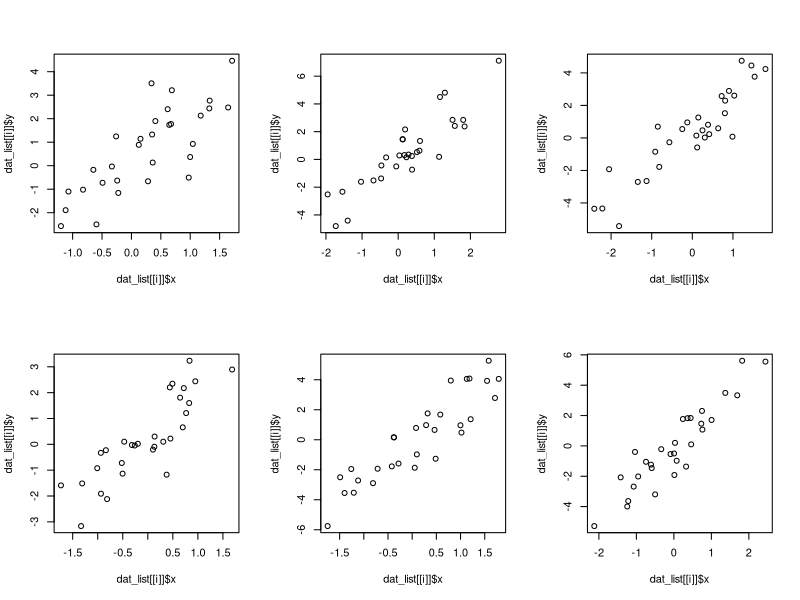

Here is the R script that generated this plot:
############################################
#
#  An example of scaling up
#  The sample is simulated data - we begin by simulating the x
#  coordinate from a standard normal distribution (mean zero 
#  and variance 1), and then simulating the y which is a 
#  a linear function of x with slope of 2 plus some more random
#  error.     y = 2*x + error 
#
#  Plot each dataset and calculate the correlation between x and y
#
############################################

## Step 2  Scaling up with a for loop - 6 datasets

dat_list <- list()    ## create an empty list to hold datasets
for(i in 1:6) {       ## for loop creates 6 dataframes, 30 samples each
	x <- rnorm( 30 )
	y <- 2*x + rnorm(30)
	dat_list[[i]] <- data.frame(x,y)
}

correlations <- vector()  ## create empty vector to hold corr
par(mfrow=c(2,3))  ## set plot window to make 2 rows, 3 columns
for(i in 1:6) {
	
	plot( dat_list[[i]]$x, dat_list[[i]]$y )   # plot x,y 
	correlations[i] <- cor( dat_list[[i]]$x, dat_list[[i]]$y )  
}

print(correlations, digits=4)
mean(correlations)    # mean correlation about 0.85 - 0.90 